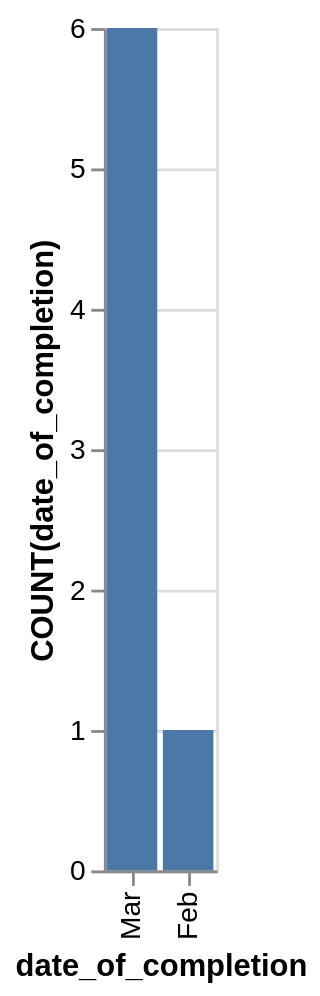

The Vega-Lite source for this figure:
### Vega-Lite specification from a JSON file in a GitHub repository (floating-point values rounded to 4 significant figures)
{"data": {"values": [{"x_data": "Mar", "y_data": 6}, {"x_data": "Feb", "y_data": 1}]}, "mark": "bar", "encoding": {"x": {"field": "x_data", "type": "nominal", "title": "date_of_completion", "sort": {"op": "sum", "field": "y_data", "order": "descending"}}, "y": {"field": "y_data", "type": "quantitative", "title": "COUNT(date_of_completion)"}}}
